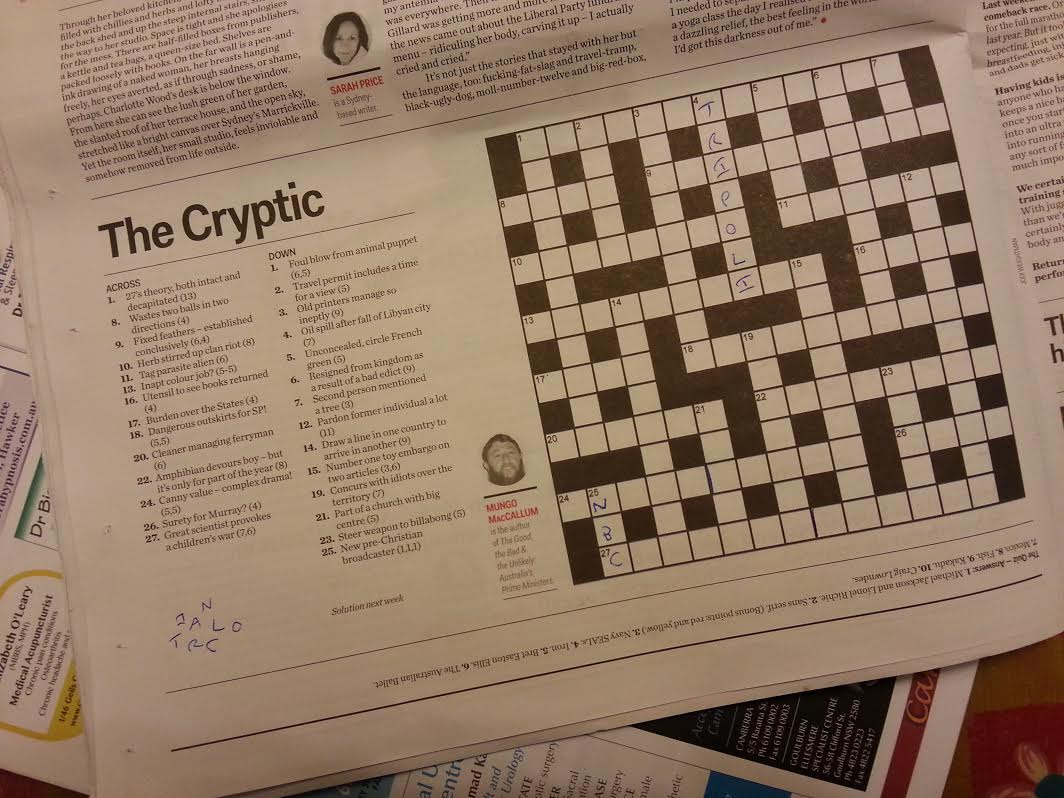
//> input picture playing/crossword.jpg, 1064 x 798 px
$ ./filter_test crossword.jpg   (built with g++ and OpenCV 4)
//> lines starting //> are read from the running program, lines starting //| are printed output that depends on the picture; after the words box and inside, x2 and y2 are one past the last pixel; in counts of white or black regions, pixels touching at a corner belong together
#include <opencv2/core/core.hpp>
#include <opencv2/highgui/highgui.hpp>
#include <opencv2/imgproc/imgproc.hpp>
#include <iostream>
#include <string>
#include <cmath>

using namespace cv;
using namespace std;

// helper to show a matrix
void showit(Mat& it) {
  imshow("cwfloat", it);
  waitKey(0);
}

// helper to threshold
void my_threshold(Mat& input, Mat& output) {
  //threshold(input, output, 128., 255., THRESH_BINARY | THRESH_OTSU);
  adaptiveThreshold(input, output, 255., ADAPTIVE_THRESH_MEAN_C, THRESH_BINARY, 101, 20);
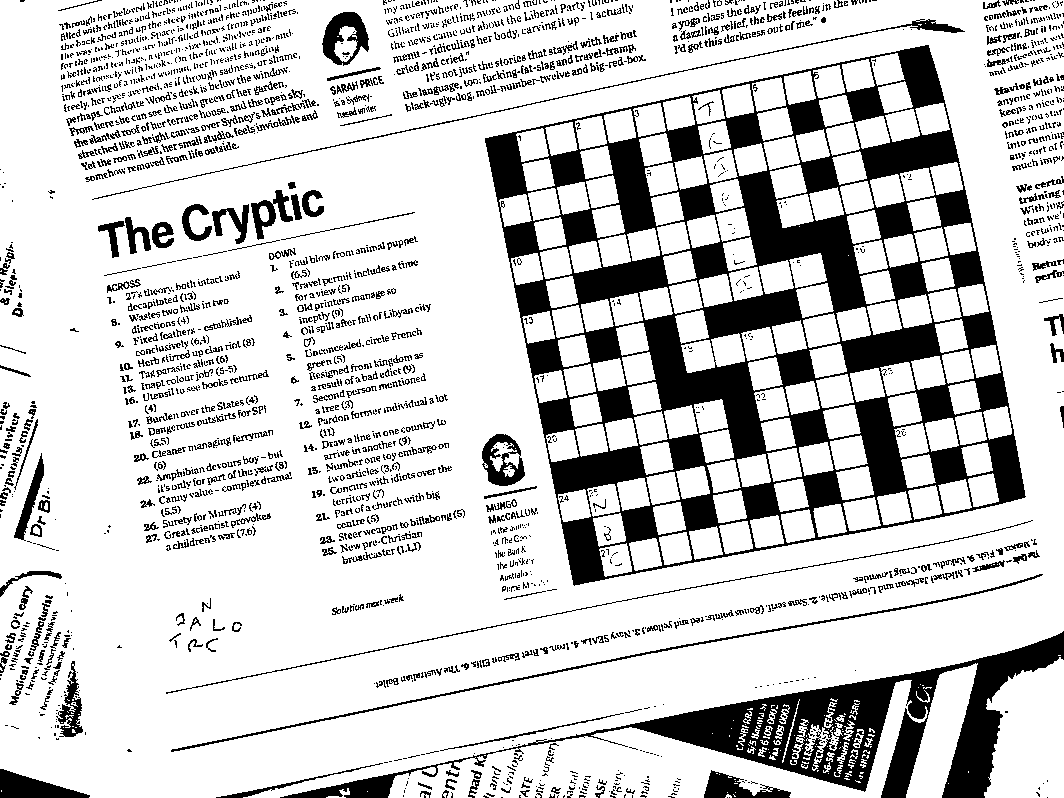
//> input: 798 rows x 1064 cols, CV_8UC1; 79.8% white; 2785 black regions (2062 under 20 px), largest, box (x1, y1, x2, y2) and area: (485, 45, 1026, 586) 87119, (280, 631, 1064, 798) 24554, (171, 574, 1043, 752) 2034
}

// helper to convert an angle (in radians) to [-pi, pi)
double principal_angle(double angle) {
  double tmp = fmod(angle, 2 * CV_PI); // (-2pi, 2pi)
  if (tmp < 0) {
    tmp += 2 * CV_PI;
  } // [0, 2pi)
  return fmod(tmp + CV_PI, 2 * CV_PI) - CV_PI; // [-pi, pi)
}

// gets the angle using FFT
// [78 lines left out: function get_angle_fft, not called in this run]

// gets the rotation angle using hough transform (works best with a single big rectangle, like a mask)
double get_angle_hough(Mat& input) {
    Mat edge;
    Canny(input, edge, 50, 200, 3);
    vector<Vec2f> lines;
    int thresh = 0;
    do {
      thresh += 10;
      HoughLines(edge, lines, 5, CV_PI/180, thresh, 0, 0);
    } while (lines.size() > 10);
    double angles = 0.;
    int angle_count = 0;
    for (Vec2f linefoo : lines) {
        double pang = principal_angle(linefoo[1]); // (-pi, pi)
        if (pang < -CV_PI / 2) {
          pang += CV_PI;
        }
        if (pang > CV_PI / 2) {
          pang -= CV_PI;
        }
        // (-pi/2, pi/2)
        if (pang < CV_PI / 4 && pang > -CV_PI/4) {
          angles += pang;
          angle_count++;
        }
    }
    double rot_angle_rad = angles / double(angle_count);
    double rot_angle_deg = rot_angle_rad * 180. / CV_PI;
    cerr << "Rotation angle (degrees): " << rot_angle_deg << endl;
    return rot_angle_deg;
}

// helper to rotate by an angle (in degrees)
void rotate(Mat& input, Mat& output, double angle) {
    int midr = input.rows / 2;
    int midc = input.cols / 2;
    // Actually rotate the input
    Mat rot = getRotationMatrix2D(Point(midc, midr), angle, 1.f);
    warpAffine(input, output, rot, input.size());
}

// various hough experiments to try to get the grid lines directly
// [49 lines left out: function hough_playing_for_grid_outline, not called in this run]

// crossword mask
void get_cw_mask(Mat& input, Mat& outputMask) {
    Mat filled = input.clone();
    my_threshold(filled, filled);
    showit(filled);
    // Fill from all corners
    int in = 1;
    Scalar col = Scalar(0,0,0);
    Mat mask = Mat::zeros(filled.rows + 2, filled.cols + 2, CV_8UC1);
    floodFill(filled, mask, Point(in,in), col);
//> filled: 798 rows x 1064 cols, CV_8UC1; 19.4% white; 1096 white regions (902 under 20 px), largest, box (x1, y1, x2, y2) and area: (388, 680, 928, 798) 19717, (984, 657, 1064, 798) 8855, (906, 663, 978, 798) 4734
//> mask: 800 rows x 1066 cols, CV_8UC1; values 0 (black) and 1 (white), 60.6% white; 2511 black regions (1759 under 20 px), largest, box (x1, y1, x2, y2) and area: (486, 46, 1027, 587) 212757, (281, 632, 1065, 799) 63142, (172, 575, 1044, 753) 2034
    floodFill(filled, mask, Point(filled.cols - in,in), col);
    floodFill(filled, mask, Point(filled.cols - in,filled.rows - in), col);
//> filled: 798 rows x 1064 cols, CV_8UC1; 18.4% white; 1096 white regions (903 under 20 px), largest, box (x1, y1, x2, y2) and area: (388, 680, 928, 798) 19717, (906, 663, 978, 798) 4734, (681, 333, 745, 373) 1672
    floodFill(filled, mask, Point(in,filled.rows - in), col);
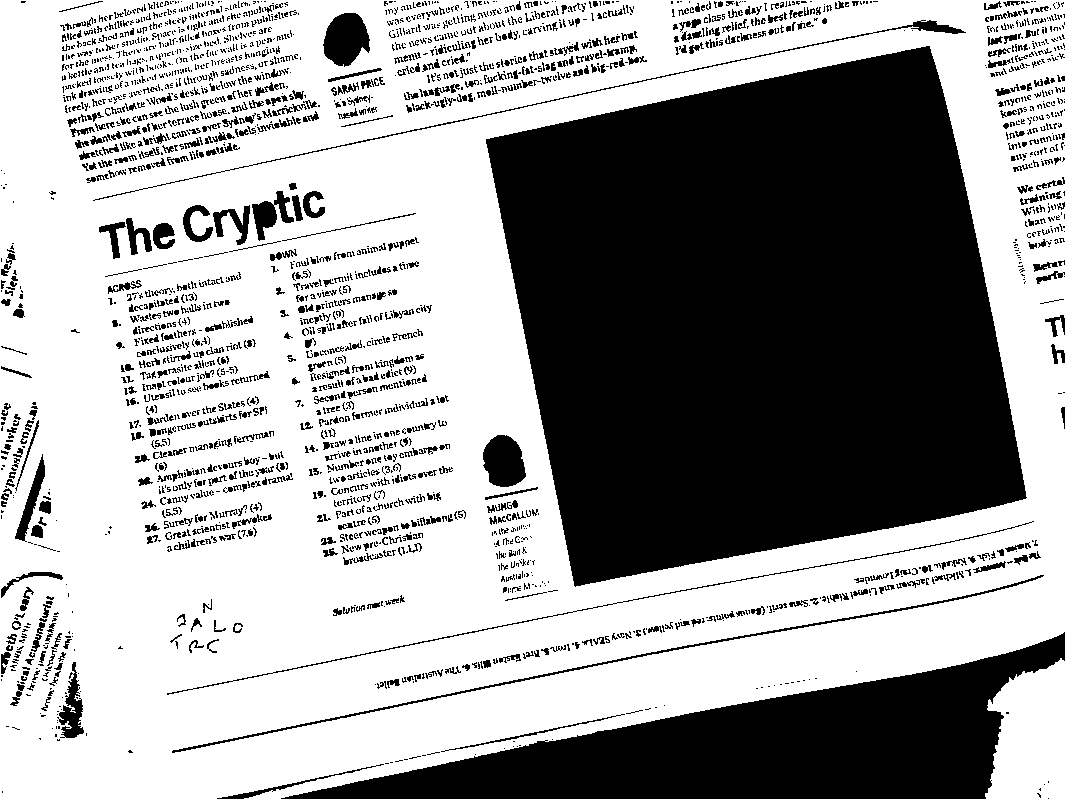
//> mask: 800 rows x 1066 cols, CV_8UC1; values 0 (black) and 1 (white), 61.8% white; 2517 black regions (1766 under 20 px), largest, box (x1, y1, x2, y2) and area: (486, 46, 1027, 587) 212757, (281, 632, 1065, 799) 54265, (172, 575, 1044, 753) 2034
    // Find average white pixel
    long tr = 0;
    long tc = 0;
    vector<Point> locs;
    findNonZero(filled, locs);
//> locs = 156228 items
    for (Point p : locs) { // C++11, nice!
      tc += p.x;
      tr += p.y;
    }
//> this loop made 156228 passes
//> (p, tc, tr) on passes 2 to 4: (Point(389, 0), 773, 0), (Point(390, 0), 1163, 0), (Point(472, 0), 1635, 0)
//> after the loop, tc = 115376931; tr = 61283851
    Mat oldmask = mask.clone();
    Scalar bc = Scalar(255, 255, 255);
    floodFill(filled, mask, Point(double(tc) / double(locs.size()), double(tr) / double(locs.size())), Scalar(255, 0, 0), NULL, bc, bc);
//> filled: 798 rows x 1064 cols, CV_8UC1; 28.7% white; 943 white regions (900 under 20 px), largest, box (x1, y1, x2, y2) and area: (485, 45, 1026, 586) 212757, (388, 680, 928, 798) 19717, (906, 663, 978, 798) 4734
//> mask: 800 rows x 1066 cols, CV_8UC1; values 0 (black) and 1 (white), 86.7% white; 2516 black regions (1766 under 20 px), largest, box (x1, y1, x2, y2) and area: (281, 632, 1065, 799) 54265, (172, 575, 1044, 753) 2034, (323, 13, 370, 67) 1816
    mask -= oldmask;
//> mask: 800 rows x 1066 cols, CV_8UC1; values 0 (black) and 1 (white), 24.9% white; 1 white region, box (x1, y1, x2, y2) and area: (486, 46, 1027, 587) 212757
    outputMask = mask(Rect(1, 1, input.cols, input.rows));
//> outputMask: 798 rows x 1064 cols, CV_8UC1; values 0 (black) and 1 (white), 25.1% white; 1 white region, box (x1, y1, x2, y2) and area: (485, 45, 1026, 586) 212757
    //floodFill(input, mask, Point(in, in), Scalar(0, 0, 255), NULL, bc, bc);
    ////circle(input, Point(double(tc) / double(locs.size()), double(tr) / double(locs.size())), 4, Scalar(0, 0, 255));

    outputMask.convertTo(outputMask, CV_8UC1, 255.);
    //output = input;
}

// orthogonal truncated crossword
void get_cw_orth_trunc(Mat& input, Mat& output) {
    Mat mask;
    get_cw_mask(input, mask);
    showit(mask);

    double angle = get_angle_hough(mask);
//> in get_angle_hough, `Canny(input, edge, 50, 200, 3);`:
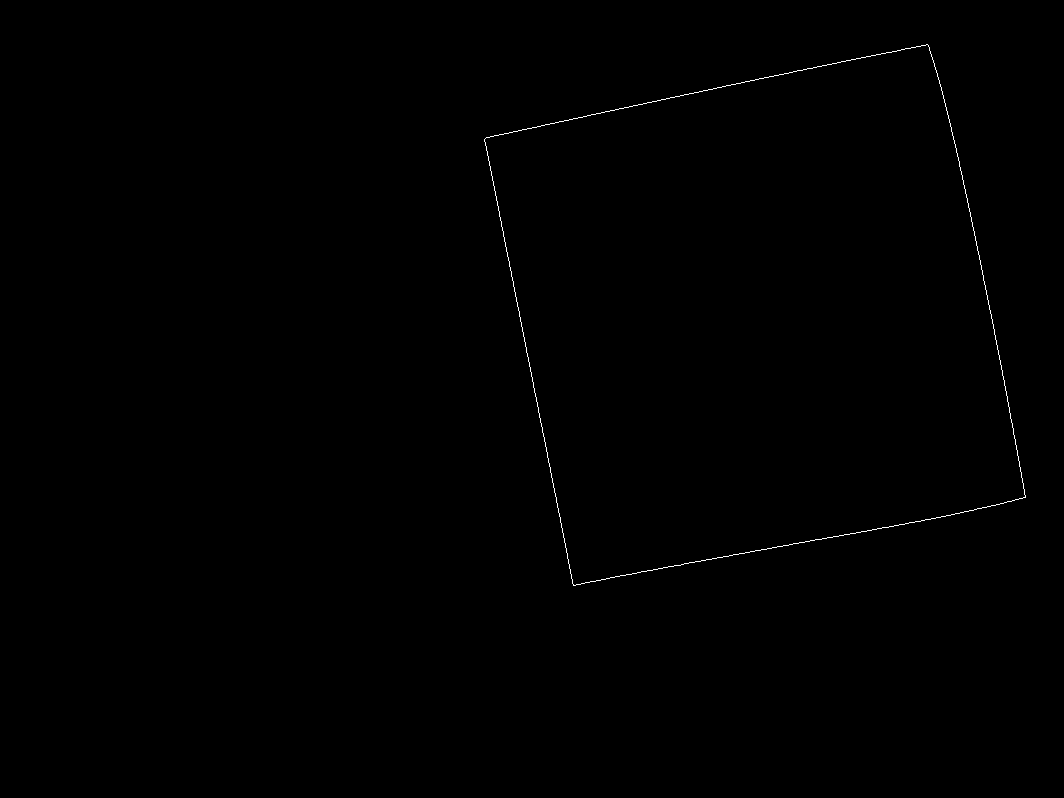
//> edge: 798 rows x 1064 cols, CV_8UC1; 0.21% white in thin lines or dots, all inside (x1, y1, x2, y2) = (484, 44, 1026, 586)
//> after the loop in get_angle_hough, `do`: thresh = 240
//> the loop in get_angle_hough, `for (Vec2f linefoo : lines)` made 9 passes
//> (linefoo, tmp in principal_angle, pang, angles) on passes 2, 4, 7, 8, 9: ([-450, 2.95], 2.95, -0.192, -0.192), ([-910, 2.95], 2.95, -0.192, -0.384), ([-440, 2.93], 2.93, -0.209, -0.593), ([-905, 2.93], 2.93, -0.209, -0.803), ([-895, 2.91], 2.91, -0.227, -1.03)
//> after the loop in get_angle_hough, `for (Vec2f linefoo : lines)`: angles = -1.03; angle_count = 5
//> in get_angle_hough, `double rot_angle_rad = angles / double(angle_count);`: rot_angle_rad = -0.206
//> in get_angle_hough, `double rot_angle_deg = rot_angle_rad * 180. / CV_PI;`: rot_angle_deg = -11.8
//> angle = -11.8
    rotate(mask, mask, angle);
//> in rotate, `Mat rot = getRotationMatrix2D(Point(midc, midr), angle, 1.f);`: rot = [[0.979, -0.204, 92.84], [0.204, 0.979, -100.4]]
    rotate(input, input, angle);
//> call 2 of rotate, with angle = -11.8
//> in rotate (call 2), `warpAffine(input, output, rot, input.size());`:
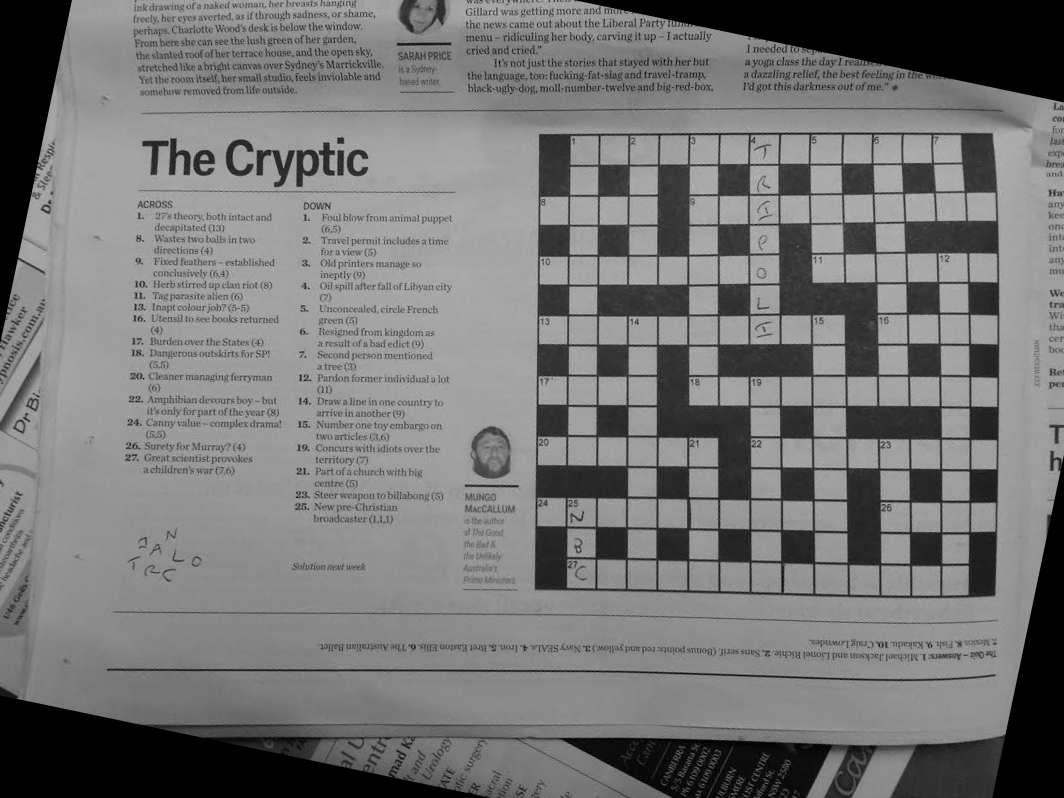
//> input: 798 rows x 1064 cols, CV_8UC1; min 0, max 197, mean 118.2
    showit(mask);
    vector<Point> whites;
    findNonZero(mask, whites);
//> whites = 213810 items
    output = input(boundingRect(whites));
}

// get grid countG(assumes square)
int get_grid_row_count(Mat& input) {
    Mat tmp;
    Canny(input, tmp, 50, 200, 3);
//> tmp: 468 rows x 466 cols, CV_8UC1; 7.3% white in thin lines or dots

    // get line spacings
    int mx = input.rows;
    int rmx = 0;
    int rmn = (1 << 30);
    cout << mx << endl;
//| 468
    vector<float> *vals = new vector<float>(mx, 0);

    vector<Vec2f> lines;
    int thresh = 0;
    do {
      thresh += 10;
      HoughLines(tmp, lines, 5, CV_PI/180, thresh, 0, 0);
    } while (lines.size() > 100);
//> after the loop, thresh = 270
    //Mat clr;
    //cvtColor(input, clr, CV_GRAY2BGR);
    for (Vec2f foolines : lines) {
        int rho2 = abs(foolines[0]);
        // only take things that are within the image and vaguely horizontal
        if (rho2 < mx && abs(cos(foolines[1])) < 0.1) {
          float rho = foolines[0], theta = foolines[1];
          Point pt1, pt2;
          double a = cos(theta), b = sin(theta);
          double x0 = a*rho, y0 = b*rho;
          pt1.x = cvRound(x0 + 1000*(-b));
          pt1.y = cvRound(y0 + 1000*(a));
          pt2.x = cvRound(x0 - 1000*(-b));
          pt2.y = cvRound(y0 - 1000*(a));
          //line(clr, pt1, pt2, Scalar(0,0,255), 1, CV_AA);

          // (x0, y0) + c(-b, a) = (cols/2, _)
          // x0 - cb = cols/2, c = (x0 - cols/2) / b, _ = y0 + ca
          float c = (x0 - input.cols/2) / b;
          int foo = int(y0 + c * a);
          if (foo >= mx) {
            continue;
          }
          ++(*vals)[foo];
          rmx = max(rmx, foo);
          rmn = min(rmn, foo);
          //circle(clr, Point(x0 - b * c, y0 + c * a), 2, Scalar(0, 255, 0));
        }
    }
//> this loop made 92 passes
//> (rho2, rho, theta, a, b, x0, y0, c) on passes 3, 5, 8, 9, 10, 11, 13, 14: (95, 95, 1.55, 0.0175, 1, 1.66, 94.99, -231.4), (335, 335, 1.57, -4.37e-08, 1, -1.46e-05, 335, -233), (5, 5, 1.55, 0.0175, 1, 0.0873, 5, -232.9), (275, 275, 1.57, -4.37e-08, 1, -1.2e-05, 275, -233), (455, 455, 1.61, -0.0349, 0.999, -15.88, 454.7, -249), (395, 395, 1.59, -0.0175, 1, -6.89, 394.9, -239.9), (245, 245, 1.57, -4.37e-08, 1, -1.07e-05, 245, -233), (0, 0, 1.57, -4.37e-08, 1, 0, 0, -233)
//> after the loop, rmx = 463; rmn = 0
    //showit(clr);

    vector<float> rvals(vals->begin() + rmn, vals->begin() + rmx);
//> rvals = 463 values, max 2 at index 0, min 0 at index 2, mean 0.0842
    Mat planes[] = {Mat_<float>(rvals), Mat::zeros(rvals.size(), 1, CV_32F)};
    Mat complexI;
    merge(planes, 2, complexI);
//> complexI = 463 pairs, first value 0 to 2, second value 0 to 0
    dft(complexI, complexI);
//> complexI = 463 pairs, first value -8.58 to 39, second value -24.33 to 24.33
    split(complexI, planes);
    magnitude(planes[0], planes[1], planes[0]);
    Mat magI = planes[0];
//> magI = 463 values, max 39 at index 0, min 0.358 at index 17, mean 5.45
    // get the 90th percentile
    vector<float> dems;
    for (int i = 0; i < magI.rows; ++i) {
      dems.push_back(magI.at<float>(i, 0));
    }
//> after the loop, dems has the same summary as magI
    sort(dems.begin(), dems.end());
//> dems = 463 values from 0.358 to 39
    float accept_thresh = dems[dems.size() * 9 / 10];
//> accept_thresh = 10.75
    // take the first peak after fst that's over the 90th percentile
    int fst = 9;
    float last = magI.at<float>(fst, 0);
//> last = 1.75
    int res = 0;
    for (int i = fst + 1; i < magI.rows; ++i) {
      float ti = magI.at<float>(i, 0);
      if (ti < last && last > accept_thresh) {
        return i - 1;
      }
      last = ti;
    }
//> this loop made 7 passes
//> (ti, last) on passes 1 to 6: (4.12, 4.12), (3.29, 3.29), (5.49, 5.49), (2.97, 2.97), (5.12, 5.12), (35.12, 35.12)
    cerr << "Oh no didn't find a grid count";
    return 1;
}

bool is_black_square(Mat& input, int grid_count, int row, int col) {
    double spr = double(input.rows) / double(grid_count);
    double spc = double(input.cols) / double(grid_count);
    // get actual row/col pixel
    int r = int(double(row) * spr + spr / 2);
    int c = int(double(col) * spc + spc / 2);

    Mat& tmp = input;

    unsigned int dimr = int(spr/4);
    unsigned int dimc = int(spc/4);
    int DIMr = int(dimr);
    int DIMc = int(dimc);
    int left = max(0, c - DIMc);
    int top = max(0, r - DIMr);
    int width = min(tmp.cols - left, 2 * DIMc);
    int height = min(tmp.rows - top, 2 * DIMr);
    Mat masked = tmp(Rect(left, top, width, height));
    vector<Point> whites;
    if (countNonZero(masked) > 0) {
        findNonZero(masked, whites);
    }
    return whites.size() < (unsigned int)(width * height / 2);
}

int main(int argc, char **argv) {
    if (argc != 2) {
        cerr << "Usage: filter_test image" << endl;
        return -1;
    }

    Mat input;
    input = imread(argv[1], CV_LOAD_IMAGE_GRAYSCALE);

    if (!input.data) {
        cerr << "Could not open or find the image" << endl;
        return -1;
    }

    showit(input);

    namedWindow("cwfloat", WINDOW_AUTOSIZE);
    get_cw_orth_trunc(input, input);
    showit(input);
    imwrite(string("cw_") + string(argv[1]), input);

    Mat cw_thresh;
    my_threshold(input, cw_thresh);

    int grid_row_count = get_grid_row_count(cw_thresh);
//> grid_row_count = 15
    Mat trans;
    transpose(cw_thresh, trans);
//> trans: 466 rows x 468 cols, CV_8UC1; 59.8% white; 100 black regions (98 under 20 px), largest, box (x1, y1, x2, y2) and area: (1, 1, 467, 465) 87310, (13, 220, 19, 237) 27
    int grid_col_count = get_grid_row_count(trans);
//> in get_grid_row_count (call 2), `Canny(input, tmp, 50, 200, 3);`:
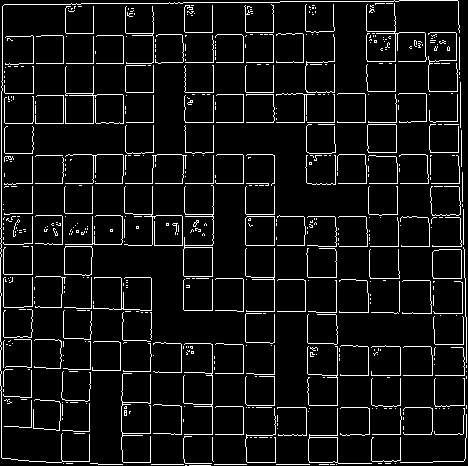
//> tmp: 466 rows x 468 cols, CV_8UC1; 7.3% white in thin lines or dots
//| 466
//> the loop in get_grid_row_count (call 2), `do` made 27 passes
//> after the loop in get_grid_row_count (call 2), `do`: thresh = 270
//> the loop in get_grid_row_count (call 2), `for (Vec2f foolines : lines)` made 96 passes
//> (foolines, rho2, rho, x0, y0, foo, rmx, rmn) on passes 1 to 2: ([215, 1.57], 215, 215, -9.4e-06, 215, 215, 215, 215), ([245, 1.57], 245, 245, -1.07e-05, 245, 245, 245, 215)
    if (grid_row_count != grid_col_count) {
      cerr << "Row and column counts differ (row " << grid_row_count << ", col " << grid_col_count
          << ")" << endl;
      return -1;
    }
    int grid_count = grid_row_count;

    double spr = double(input.rows) / double(grid_col_count);
    double spc = double(input.cols) / double(grid_count);
    double rowy=spr/2,cowy=spc/2;
    Mat ccw;
    cvtColor(cw_thresh, ccw, CV_GRAY2BGR);
//> ccw: 468 rows x 466 cols, CV_8UC3; 59.8% white; 100 black regions (98 under 20 px), largest, box (x1, y1, x2, y2) and area: (1, 1, 465, 467) 87310, (220, 13, 237, 19) 27
    while(rowy < input.rows) {
      //cout << rowy << " " << cowy << endl;
      if (cowy > input.cols) {
        rowy += spr;
        cowy = spc/2;
        continue;
      }
      circle(ccw, Point(cowy, rowy), 4, Scalar(0, 0, 255));
      cowy += spc;
    }
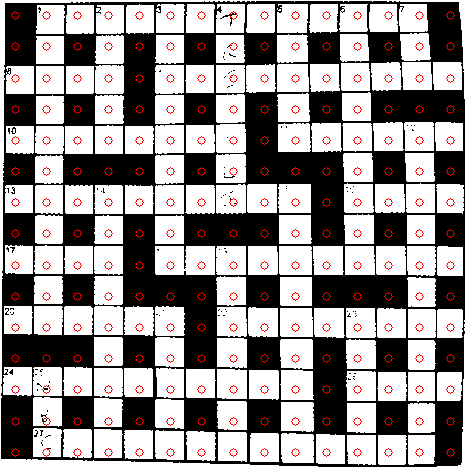
//> ccw: 468 rows x 466 cols, CV_8UC3; mean B, G, R 148.9, 148.9, 154.2
    showit(ccw);

    int wid = 30;
    Mat ne = Mat::zeros(wid * grid_count, wid * grid_count, CV_8UC1);
//> ne: 450 rows x 450 cols, CV_8UC1; every value is 0
    bool black[grid_count][grid_count];
    cout << grid_count << endl;
//| 15
    for (int r = 0; r < grid_count; ++r) {
      for (int c = 0; c < grid_count; ++c) {
        black[r][c] = is_black_square(cw_thresh, grid_count, r, c);
        cout << (black[r][c] ? '#' : ' ');
        if (!black[r][c]) {
          rectangle(ne, Rect(c * wid, r * wid, wid - 1, wid - 1), Scalar(255), CV_FILLED);
        }
      }
      cout << endl;
    }
//> this loop made 15 passes
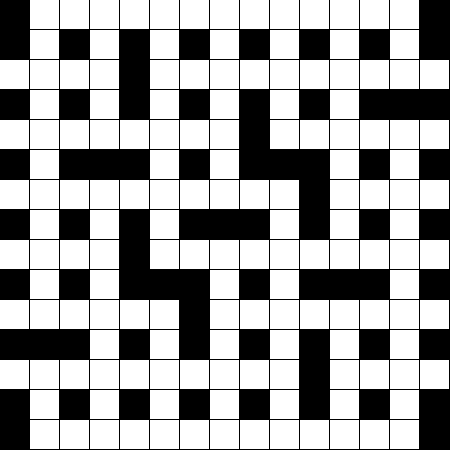
//> ne: 450 rows x 450 cols, CV_8UC1; 63.1% white; 1 black region, box (x1, y1, x2, y2) and area: (0, 0, 450, 450) 74668
    showit(ne);

    return 0;
}
